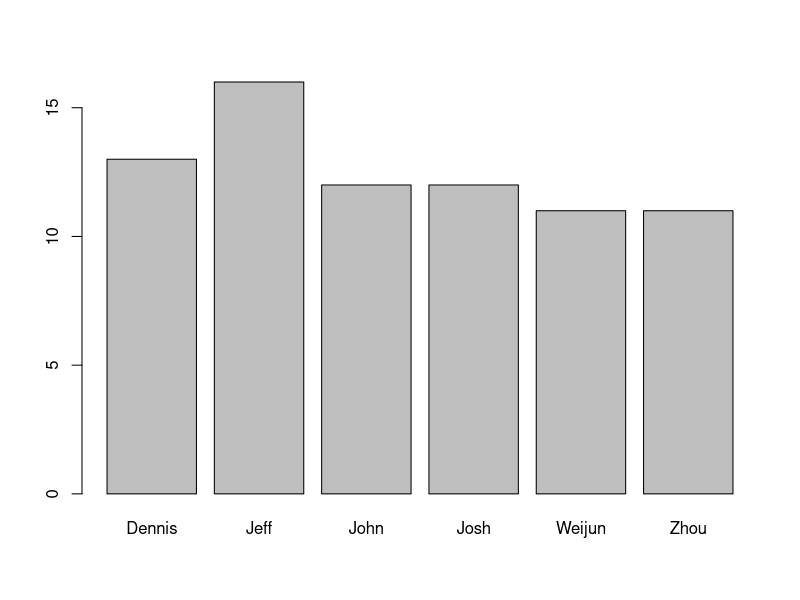
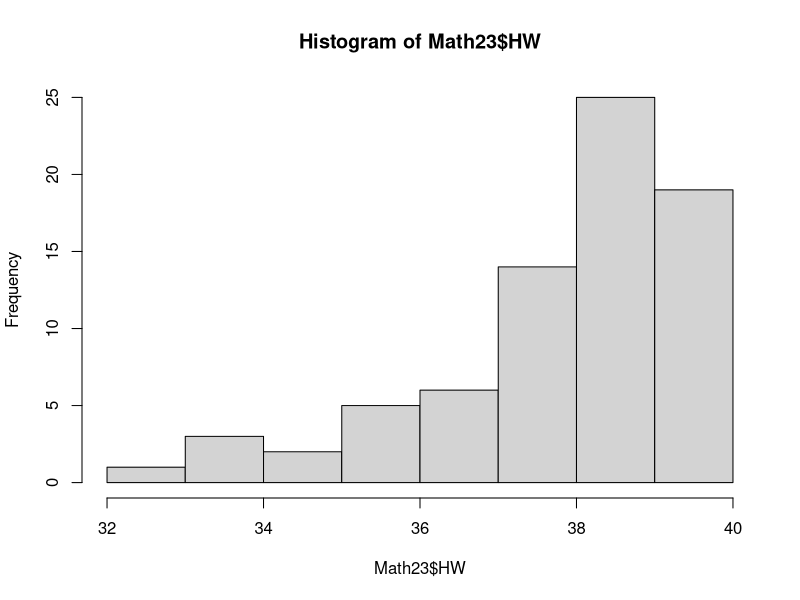
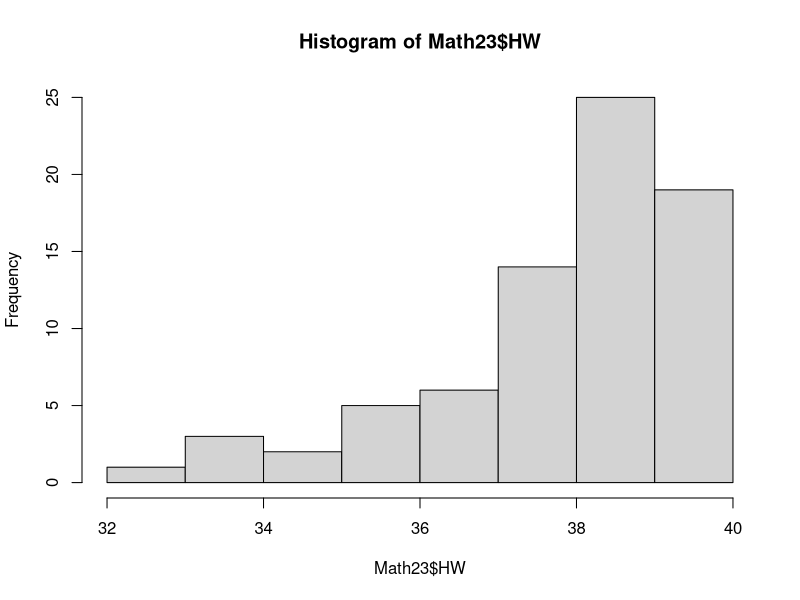
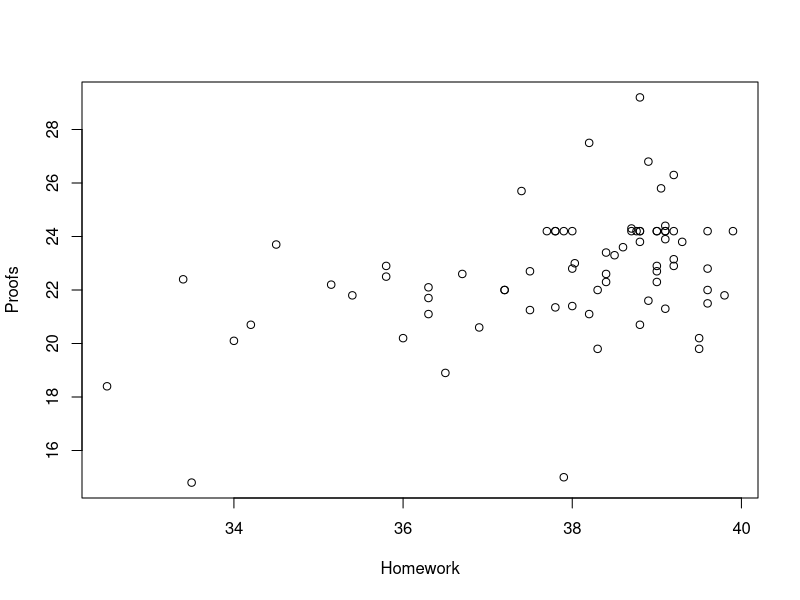
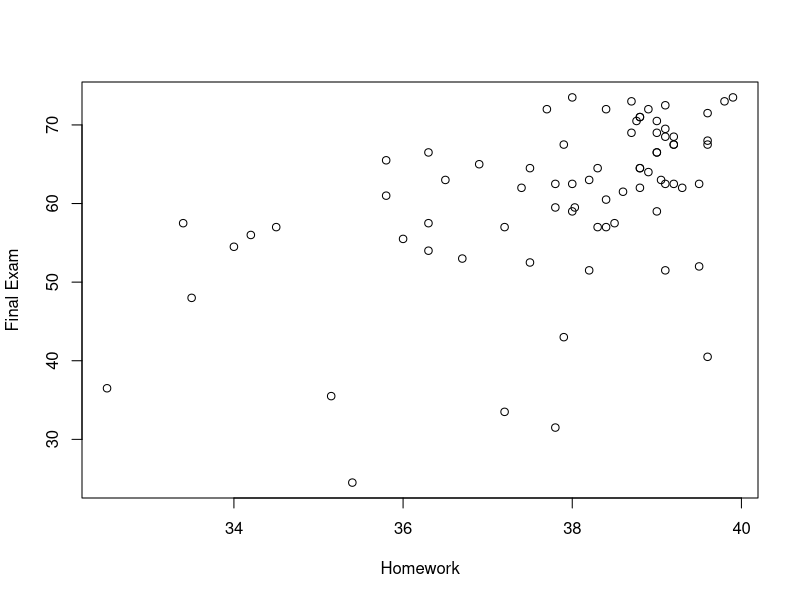
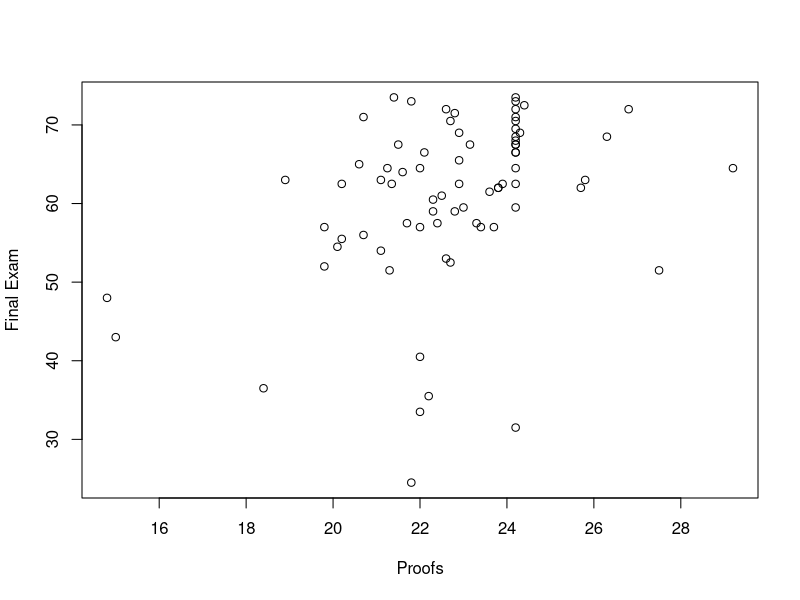

The R script that drew these images, in order:
#This data set was created by deleting irrelevant columns and rows from an Excel file, then saving it in .csv format.
Math23<-read.csv("Math23.csv")
head(Math23)
#Yard is a categorical(factor) variable. Explore its levels:
table(Math23$Yard) 
#It can be viewed as a partition of the sample space into three disjoint events, Y1, Y2, Y3
#Explore Section the same way -- a six-way partition
table(Math23$Section) #the counts are a vector that can be plotted
barplot(table(Math23$Section))
#With two categorical variables we can make a contingency table
table(Math23$Yard,Math23$Section)
#The entries in this table refer to the intersection of two events like Y1 and S2
#Variable HW is a numeric variable. We can have a look at it
hist(Math23$HW,breaks="fd") #fd computes number of bins
hist(Math23$HW,breaks="scott") #different algorithm for number of bins
#Compute various statistics, but first extract a vector with a shorter name
hw<-Math23$HW
mean(hw)
median(hw)
max(hw)
min(hw)
range(hw)
var(hw) #variance
sd(hw) #standard deviation
#To combine these statistice with a categorical variable, use tapply
tapply(hw, Math23$Yard, mean) #is Ivy really better?
tapply(hw, Math23$Section, median)
#View the experiment as "choose one of these students at random."
#Extract events (subsets) involving random variable HW
subset(Math23, subset = HW < 37) #this is a data frame
#Compute frequency of various events involving random variable HW
#Careful -- length gives the number of rows only if we pass it a vector
length(subset(Math23,select= HW, subset = HW < 37, drop = TRUE))
#Function nrow works on a data frame
nrow(subset(Math23, HW < 37)) #default secondargument is subset

#A shorter alternative
which(hw < 37) #get a vector of row numbers
length(which(hw < 37))/length(hw) # a probability

#Forming the union of two events using |
subset(Math23,Final > 70 | Section == "Dennis")
#Forming the intersection of two events using &
subset(Math23, Final < 60 & HW > 38)

#Calculating a conditional probability P(Final > 65 | Proofs > 23)
nrow(subset(Math23,Final > 65 & Proofs > 23))/nrow(subset(Math23, Proofs > 23))

#Finding the top student
max(Math23$Final) #get the top exam score
which.max(Math23$Final)#get the row number for the top score

Math23[which.max(Math23$Final),] #display the row


#Scatter plots to compare numeric variables
attach(Math23) #now we can just use column names
plot(HW, Proofs, xlab = "Homework", ylab = "Proofs")
plot(HW, Final, xlab = "Homework", ylab = "Final Exam")
plot(Proofs, Final, xlab = "Proofs", ylab = "Final Exam")
detach(Math23) #in case we want to reuse a column name
